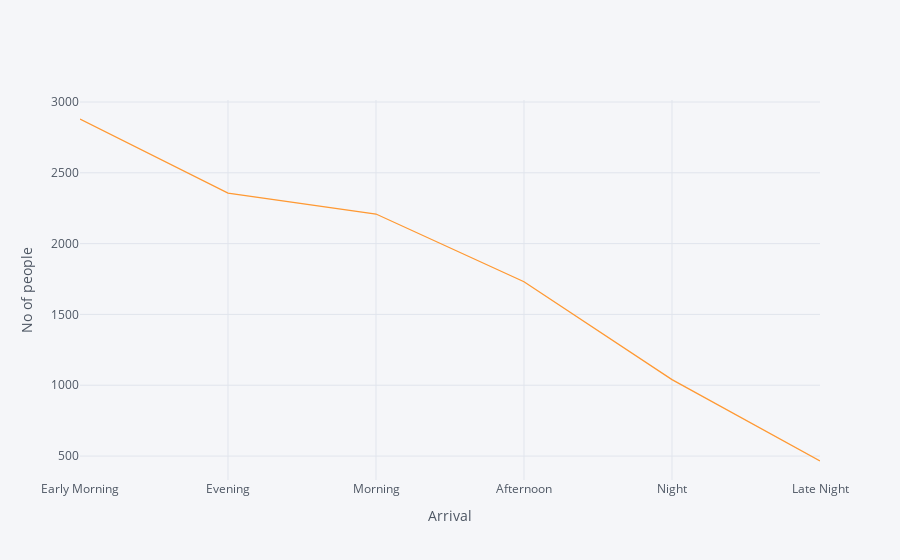

Write notebook code for a chart like this one.
### Code cell
data['Dep_Time_hour'].apply(flight_dep_time).value_counts().iplot(kind='area',yTitle='No of people' , xTitle='Arrival')#pie chart

### Figure 1 — Plotly figure (JSON) as saved in the notebook; plotly's stock layout.template omitted (floating-point values rounded to 4 significant figures)
{"data": [{"line": {"color": "rgba(255, 153, 51, 1.0)", "dash": "solid", "shape": "linear", "width": 1.3}, "mode": "lines", "name": "Dep_Time_hour", "text": "", "type": "scatter", "x": ["Early Morning", "Evening", "Morning", "Afternoon", "Night", "Late Night"], "y": [2880, 2357, 2209, 1731, 1040, 465]}], "layout": {"legend": {"bgcolor": "#F5F6F9", "font": {"color": "#4D5663"}}, "paper_bgcolor": "#F5F6F9", "plot_bgcolor": "#F5F6F9", "title": {"font": {"color": "#4D5663"}}, "xaxis": {"gridcolor": "#E1E5ED", "showgrid": true, "tickfont": {"color": "#4D5663"}, "title": {"font": {"color": "#4D5663"}, "text": "Arrival"}, "zerolinecolor": "#E1E5ED"}, "yaxis": {"gridcolor": "#E1E5ED", "showgrid": true, "tickfont": {"color": "#4D5663"}, "title": {"font": {"color": "#4D5663"}, "text": "No of people"}, "zerolinecolor": "#E1E5ED"}}}
